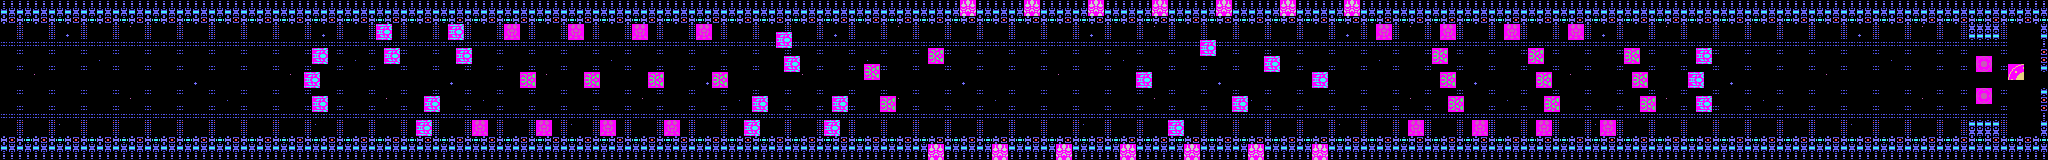

This game map was drawn from its Tiled (.tmx) file and the tilesets committed beside it. A one-line description and the trimmed map source follow:
An orthogonal 256x20 tile map with 8x8 px tiles, 2 tile layers (Tile Layer 1, Tile Layer 2).

<map version="1.10" tiledversion="1.10.2" orientation="orthogonal" renderorder="right-down" width="256" height="20" tilewidth="8" tileheight="8" infinite="0" nextlayerid="3" nextobjectid="1">
 <tileset firstgid="1" name="stage_bg_a" tilewidth="8" tileheight="8" tilecount="1024" columns="32">
  <image source="gfx.png" width="256" height="256" />
 </tileset>
 <layer id="1" name="Tile Layer 1" width="256" height="20" locked="1">
  <data>[5120 cells, 5120 non-empty, 12 distinct tile ids]</data>
 </layer>
 <layer id="2" name="Tile Layer 2" width="256" height="20">
  <data>[5120 cells, 292 non-empty, 24 distinct tile ids]</data>
 </layer>
</map>
